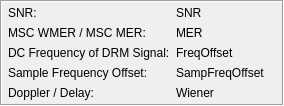
       <widget class="QFrame" name="FrameParamStatusLEDs">
        <property name="sizePolicy">
         <sizepolicy hsizetype="Minimum" vsizetype="Minimum">
          <horstretch>0</horstretch>
          <verstretch>0</verstretch>
         </sizepolicy>
        </property>
        <property name="frameShape">
         <enum>QFrame::Box</enum>
        </property>
        <property name="frameShadow">
         <enum>QFrame::Sunken</enum>
        </property>
        <layout class="QHBoxLayout" name="_2">
         <property name="spacing">
          <number>6</number>
         </property>
         <property name="leftMargin">
          <number>6</number>
         </property>
         <property name="topMargin">
          <number>4</number>
         </property>
         <property name="rightMargin">
          <number>6</number>
         </property>
         <property name="bottomMargin">
          <number>4</number>
         </property>
         <item>
          <layout class="QVBoxLayout" name="_3">
           <property name="spacing">
            <number>6</number>
           </property>
           <property name="leftMargin">
            <number>0</number>
           </property>
           <property name="topMargin">
            <number>0</number>
           </property>
           <property name="rightMargin">
            <number>0</number>
           </property>
           <property name="bottomMargin">
            <number>0</number>
           </property>
           <item>
            <widget class="QLabel" name="TextSNRText">
             <property name="sizePolicy">
              <sizepolicy hsizetype="Minimum" vsizetype="Minimum">
               <horstretch>0</horstretch>
               <verstretch>0</verstretch>
              </sizepolicy>
             </property>
             <property name="minimumSize">
              <size>
               <width>0</width>
               <height>0</height>
              </size>
             </property>
             <property name="text">
              <string>SNR:</string>
             </property>
             <property name="wordWrap">
              <bool>false</bool>
             </property>
            </widget>
           </item>
           <item>
            <widget class="QLabel" name="TextMERWMER">
             <property name="sizePolicy">
              <sizepolicy hsizetype="Minimum" vsizetype="Minimum">
               <horstretch>0</horstretch>
               <verstretch>0</verstretch>
              </sizepolicy>
             </property>
             <property name="minimumSize">
              <size>
               <width>0</width>
               <height>0</height>
              </size>
             </property>
             <property name="text">
              <string>MSC WMER / MSC MER:</string>
             </property>
             <property name="wordWrap">
              <bool>false</bool>
             </property>
            </widget>
           </item>
           <item>
            <widget class="QLabel" name="TextFreqOffset">
             <property name="sizePolicy">
              <sizepolicy hsizetype="Minimum" vsizetype="Minimum">
               <horstretch>0</horstretch>
               <verstretch>0</verstretch>
              </sizepolicy>
             </property>
             <property name="minimumSize">
              <size>
               <width>0</width>
               <height>0</height>
              </size>
             </property>
             <property name="text">
              <string>DC Frequency of DRM Signal:</string>
             </property>
             <property name="wordWrap">
              <bool>false</bool>
             </property>
            </widget>
           </item>
           <item>
            <widget class="QLabel" name="TextSampFreqOffset">
             <property name="sizePolicy">
              <sizepolicy hsizetype="Minimum" vsizetype="Minimum">
               <horstretch>0</horstretch>
               <verstretch>0</verstretch>
              </sizepolicy>
             </property>
             <property name="text">
              <string>Sample Frequency Offset:</string>
             </property>
             <property name="wordWrap">
              <bool>false</bool>
             </property>
            </widget>
           </item>
           <item>
            <widget class="QLabel" name="TextWiener">
             <property name="sizePolicy">
              <sizepolicy hsizetype="Minimum" vsizetype="Minimum">
               <horstretch>0</horstretch>
               <verstretch>0</verstretch>
              </sizepolicy>
             </property>
             <property name="minimumSize">
              <size>
               <width>0</width>
               <height>0</height>
              </size>
             </property>
             <property name="text">
              <string>Doppler / Delay:</string>
             </property>
             <property name="wordWrap">
              <bool>false</bool>
             </property>
            </widget>
           </item>
          </layout>
         </item>
         <item>
          <layout class="QVBoxLayout" name="_4">
           <property name="spacing">
            <number>6</number>
           </property>
           <property name="leftMargin">
            <number>0</number>
           </property>
           <property name="topMargin">
            <number>0</number>
           </property>
           <property name="rightMargin">
            <number>0</number>
           </property>
           <property name="bottomMargin">
            <number>0</number>
           </property>
           <item>
            <widget class="QLabel" name="ValueSNR">
             <property name="sizePolicy">
              <sizepolicy hsizetype="Minimum" vsizetype="Minimum">
               <horstretch>0</horstretch>
               <verstretch>0</verstretch>
              </sizepolicy>
             </property>
             <property name="minimumSize">
              <size>
               <width>0</width>
               <height>0</height>
              </size>
             </property>
             <property name="text">
              <string>SNR</string>
             </property>
             <property name="wordWrap">
              <bool>false</bool>
             </property>
            </widget>
           </item>
           <item>
            <widget class="QLabel" name="ValueMERWMER">
             <property name="sizePolicy">
              <sizepolicy hsizetype="Minimum" vsizetype="Minimum">
               <horstretch>0</horstretch>
               <verstretch>0</verstretch>
              </sizepolicy>
             </property>
             <property name="minimumSize">
              <size>
               <width>0</width>
               <height>0</height>
              </size>
             </property>
             <property name="text">
              <string>MER</string>
             </property>
             <property name="wordWrap">
              <bool>false</bool>
             </property>
            </widget>
           </item>
           <item>
            <widget class="QLabel" name="ValueFreqOffset">
             <property name="sizePolicy">
              <sizepolicy hsizetype="Minimum" vsizetype="Minimum">
               <horstretch>0</horstretch>
               <verstretch>0</verstretch>
              </sizepolicy>
             </property>
             <property name="minimumSize">
              <size>
               <width>0</width>
               <height>0</height>
              </size>
             </property>
             <property name="text">
              <string>FreqOffset</string>
             </property>
             <property name="wordWrap">
              <bool>false</bool>
             </property>
            </widget>
           </item>
           <item>
            <widget class="QLabel" name="ValueSampFreqOffset">
             <property name="sizePolicy">
              <sizepolicy hsizetype="Minimum" vsizetype="Minimum">
               <horstretch>0</horstretch>
               <verstretch>0</verstretch>
              </sizepolicy>
             </property>
             <property name="text">
              <string>SampFreqOffset</string>
             </property>
             <property name="wordWrap">
              <bool>false</bool>
             </property>
            </widget>
           </item>
           <item>
            <widget class="QLabel" name="ValueWiener">
             <property name="sizePolicy">
              <sizepolicy hsizetype="Minimum" vsizetype="Minimum">
               <horstretch>0</horstretch>
               <verstretch>0</verstretch>
              </sizepolicy>
             </property>
             <property name="minimumSize">
              <size>
               <width>100</width>
               <height>0</height>
              </size>
             </property>
             <property name="text">
              <string>Wiener</string>
             </property>
             <property name="wordWrap">
              <bool>false</bool>
             </property>
            </widget>
           </item>
          </layout>
         </item>
        </layout>
       </widget>
